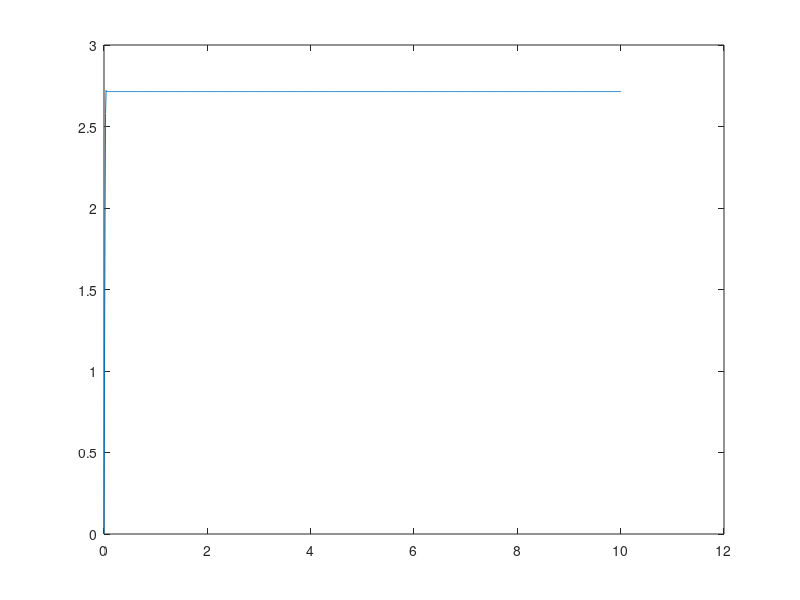

The MATLAB source for this figure:
%% HW 7 %%
% Lynn Serizawa %
clear
clc

epsilon=.05;

dt=.01*2*pi;
total_time=10*2*pi;
dims=total_time/dt;
v=zeros(1000,1);
t=zeros(1000,1);
x_pert=linspace(0,total_time);

for k=1:1001
    t(k+1)=t(k)+dt;
    v(k+1)=v(k)-epsilon*(v(k)^3)+1;
end
t=t/(2*pi);
plot(t,v)
